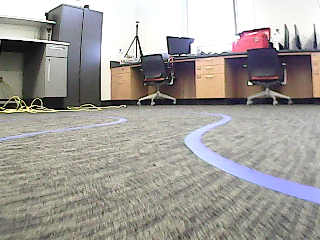
#> input picture src/TEST_IMG.png, 320 x 240 px; its folder holds only this picture in this run
$ python -i ImageProcessor.py   (imports and definitions only)
#> lines starting #> are read from the running program, lines starting #| are printed output that depends on the picture; after the words box and inside, x2 and y2 are one past the last pixel; in counts of white or black regions, pixels touching at a corner belong together
#> further down, picture is the input picture: shape (240, 320, 3); mean B, G, R 153.6, 158, 161.7
#============================================================
#
#                         HTTP 418
#               CSE 4316/4317 - Senior Design
#            The University of Texas at Arlington
#    Dylan Bryce, Biraj GC, Preston Mann, Isabel Metevier
#
#============================================================
#
# File: ImageProcessor.py
#
# Brief: This file contains all of the classes related to the
#        Image Processing Layer
#
# Revision History:
# Date       | Engineer     | Description
# -----------|--------------|--------------------------------
# 10-10-2022 | Bryce, D     | Initial Release
# 10-26-2022 | GC, B        | Changes to Thresholds, Comments
#
#============================================================

import os
import time
import cv2 as cv
import numpy as np
import math

## @brief This class does the image processing.
class ImageProcessor(object):

    ## @brief Default constructor
    ## @param bool showImages - flag for showing images (i.e. during testing or demo)
    ## @param bool debug - flag for logging debug info to the console
    def __init__(self, showImages=False, debug=False):
        self.showImages = showImages
        self.debug = debug

    ## @brief It takes a frame from the camera, converts it to HSV, masks the orange, finds the edges, and masks the edges
    ## @param frame: The image to be processed
    ## @return image lines: a grayscale, edge-detected image
    def extractLines(self, frame):
        if self.showImages == True:
            cv.imshow("Original", frame)

        into_hsv = cv.cvtColor(frame, cv.COLOR_BGR2HSV)
#> into_hsv: shape (240, 320, 3); mean H, S, V 46.8, 32.3, 166.4

        L_limit = np.array([88,25,208],np.uint8) # setting the orange lower limit
        U_limit = np.array([136,255,255],np.uint8) # setting the orange upper limit

        # Masking the orange color in the image.
        o_mask = cv.inRange(into_hsv,L_limit,U_limit)
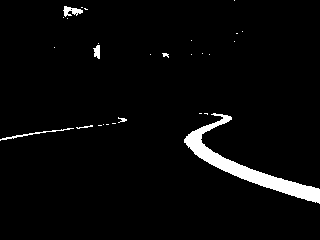
#> o_mask: shape (240, 320); 3.4% white; 28 white regions (21 under 20 px), largest, box (x1, y1, x2, y2) and area: (184, 113, 320, 204) 2210, (0, 128, 74, 141) 125, (63, 6, 83, 17) 120
        orange = cv.bitwise_and(frame,frame,mask=o_mask)
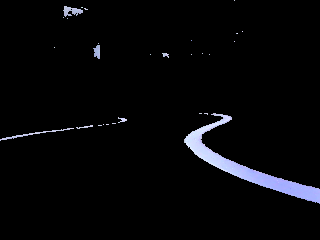
#> orange: shape (240, 320, 3); mean B, G, R 8.5, 6.7, 6.4

        lines = cv.Canny(o_mask, 200, 400)
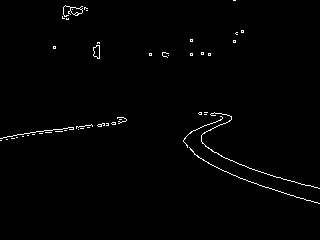
#> lines: shape (240, 320); 1.1% white in thin lines or dots, all inside (x1, y1, x2, y2) = (0, 0, 320, 204)

        masked = self.maskImage(lines)

        # Showing the image.
        if self.showImages == True:
            cv.imshow("Lines", masked)

        # Getting the line segments from the masked image and then averaging the slope and intercept
        # of the lines.
        lineSegs = self.getLineSegments(masked)
        # Taking the line segments and averaging the slope and intercept of the lines.
        lanes = self.avgSlopeIntercept(frame, lineSegs)

        return lanes

    ## @brief It takes an image and returns a masked image
    ## @param frame: the image to be masked
    ## @return: The masked image
    def maskImage(self, frame):
        height, width = frame.shape
#> height = 240; width = 320
        mask = np.zeros_like(frame)

        rect = np.array([[(0, height * 1 / 2), (width, height * 1 / 2), (width, height), (0, height), ]], np.int32)

        cv.fillPoly(mask, rect, 255)
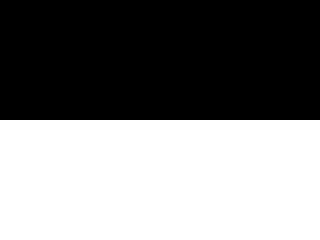
#> mask: shape (240, 320); 50% white; 1 white region, box (x1, y1, x2, y2) and area: (0, 120, 320, 240) 38400

        masked = cv.bitwise_and(frame, mask)
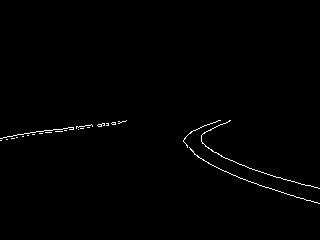
#> masked: shape (240, 320); 0.71% white in thin lines or dots, all inside (x1, y1, x2, y2) = (0, 120, 320, 204)

        return masked

    ## @brief It takes an image and returns a list of line segments
    ## @param edges: The output of the Canny edge detector
    ## @return: a list of line segments.
    def getLineSegments(self, edges):
        rho = 1
        angle = np.pi / 180
        minThreshold = 10

        # Using the Hough transform to detect lines in the image.
        segments = cv.HoughLinesP(edges, rho, angle, minThreshold, np.array([]), minLineLength=10, maxLineGap=4)
#> segments = 21 rows, first 6: [98, 124, 125, 121], [0, 138, 77, 126], [299, 197, 319, 203], [238, 177, 290, 195], [252, 169, 318, 188], [197, 156, 224, 171]
#> in extractLines, `lineSegs = self.getLineSegments(masked)`: lineSegs has the same summary as segments in getLineSegments

        # This is a debug statement that prints out the line segments that are detected.
        if self.debug == True and segments is not None:
            for segment in segments:
                print('detected line segment:')
                print("%s of length %s" % (segment, self.lengthOfSegments(segment[0])))

        return segments

    ## @brief It takes in a line (which is a list of 4 numbers) and returns the length of the line segment
    ## @param line: a list of 4 numbers [x1, y1, x2, y2] that represent the endpoints of a line segment
    ## @return: The length of the line segment.
    def lengthOfSegments(self, line):
        x1, y1, x2, y2 = line
        return math.sqrt((x2-x1) ** 2 + (y2 - y1) ** 2)

    ## @brief It creates a black image with the same dimensions as the frame, and then draw the lines on it. Then adds this line image to the original frame.
    ## @param frame: The frame to draw the lines on
    ## @param lines: The output of a Hough transform
    ## @param lineColor: Color of the line to be drawn. Default is green
    ## @param lineWidth: The width of the line in pixels, defaults to 10 (optional)
    ## @return: The lineImage is being returned.
    # [11 lines left out: function displayLaneLines, not called in this run]

    ## @brief The function is checking the slope of the line segments.
        #If the slope is less than 0, then it will append the slope and intercept to the leftFit.
        #If the slope is greater than 0, then it will append the slope and intercept to the rightFit
    ## @param frame: This is the frame that we are currently working on
    ## @param lineSegs: This is the output of the Hough Transform
    ## @return: The lanes are being returned.
    def avgSlopeIntercept(self, frame, lineSegs):
        lanes = []

        if lineSegs is None:
            return lanes

        height, width, _ = frame.shape
#> height = 240; width = 320
        leftFit = []
        rightFit = []

        boundary = 1/3
        leftBoundary = width * (1 - boundary)   # left lane should be on left 2/3 of the screen
#> leftBoundary = 213.3
        rightBoundary = width * boundary        # right lane should be on right 2/3 of the screen
#> rightBoundary = 106.7

        # This is checking the slope of the line segments. If the slope is less than 0, then it will
        # append the slope and intercept to the leftFit. If the slope is greater than 0, then it will
        # append the slope and intercept to the rightFit.
        for segment in lineSegs:
            for x1, y1, x2, y2 in segment:
                # skip vertical line segment
                if x1 == x2:
                    continue

                fit = np.polyfit((x1, x2), (y1, y2), 1)
                slope = fit[0]
                intercept = fit[1]

                if slope < 0:
                    if x1 < leftBoundary and x2 < leftBoundary:
                        leftFit.append((slope, intercept))
                else:
                    if x2 > rightBoundary and x2 > rightBoundary:
                        rightFit.append((slope, intercept))
#> this loop made 21 passes
#> segment on passes 1 to 12: [[98, 124, 125, 121]], [[0, 138, 77, 126]], [[299, 197, 319, 203]], [[238, 177, 290, 195]], [[252, 169, 318, 188]], [[197, 156, 224, 171]], [[73, 128, 91, 124]], [[206, 125, 219, 120]], [[16, 137, 56, 131]], [[188, 134, 204, 125]], [[227, 158, 239, 164]], [[7, 136, 46, 130]]
#> after the loop, leftFit = [(-0.111, 134.9), (-0.156, 138), (-0.222, 144.2), (-0.15, 139.4), (-0.562, 239.7), (-0.154, 137.1), (-0.143, 140), (-0.143, 140), (-0.143, 139.4)]; rightFit = [(0.3, 107.3), (0.346, 94.62), (0.288, 96.45), (0.556, 46.56), (0.5, 44.5), (0.571, 28.86), (0.344, 94.87), (1, -42), (0.5, 58.5), (0.417, 63.33)]

        leftFitAvg = np.average(leftFit, axis=0)
#> leftFitAvg = [-0.198, 150.3]

        # This is checking if the leftFit and rightFit are greater than 5. If they are, then it will
        # append the makePoints function to the lanes.
        if len(leftFit) > 5:
            lanes.append(self.makePoints(frame, leftFitAvg))

        rightFitAvg = np.average(rightFit, axis=0)
        if len(rightFit) > 5:
            lanes.append(self.makePoints(frame, rightFitAvg))

        return lanes

    ## @brief It takes a line (slope and intercept) and returns the endpoints of the line, given the image shape
    ## @param frame: the image
    ## @param line: The line that we're trying to draw
    ## @return: the coordinates of the line.
    def makePoints(self, frame, line):
        # Getting the height, width, and the third value of the frame.shape. It is also getting the slope
        # and intercept of the line.
        height, width, _ = frame.shape
#> height = 240; width = 320
        slope, intercept = line
#> slope = -0.198; intercept = 150.3

        y1 = height
#> y1 = 240
        y2 = int(y1 * 1 / 2)
#> y2 = 120

        # This is calculating the endpoints of the line.
        x1 = max(-width, min(2 * width, int((y1 - intercept) / slope)))
#> x1 = -320
        x2 = max(-width, min(2 * width, int((y2 - intercept) / slope)))
#> x2 = 152

        return [[x1, y1, x2, y2]]

    ## @brief The function takes in the frame and the detected lanes. If no lanes are detected, it returns
        # -90. If one lane is detected, it returns the angle between the navigation direction and the end
        # of the center line. If two lanes are detected, it returns the angle between the navigation
        # direction and the end of the center line, which is the average of the two lane lines
    ## @param frame: the image
    ## @param line: The line that we're trying to draw
    ## @return: the coordinates of the line.
    # [88 lines left out: functions calcSteeringAng, stabilizeSteeringAng, displayHeading, frameToHSV, not called in this run]

# [2 lines not run here, left out]
    # #frame = cv.imread("../test/Image_Proc_Demo/IMG__1692_0_1.png")

    # ip = ImageProcessor(True, True)

    # path = "/home/senior-design/Documents/data/9-21 Dylan-2/"

    # currentSteeringAngle = 90

    # for file in os.listdir(path):
    #     if cv.waitKey(1) == ord("q"):
    #         break

    #     # get original frame
    #     frame = cv.imread(path + file)

    #     # get lines (canny)
    #     lines = ip.extractLines(frame)

    #     # get line segments
    #     # lineSegs = ip.getLineSegments(lines)
    #     # if lineSegs is not None:
    #     #     lineImage = ip.displayLaneLines(frame, lineSegs)
    #     #     cv.imshow("Line Segments", lineImage)

    #     # # combine line segments into one or two lane lines
    #     # lanes = ip.avgSlopeIntercept(frame, lineSegs)
    #     # # no lanes detected
    #     # if len(lanes) == 0:
    #     #     continue
    #     # laneImage = ip.displayLaneLines(frame, lanes)
    #     # cv.imshow("Lane Lines", laneImage)

    #     # # calculate and display steering angle
    #     # newSteeringAngle = calcSteeringAng(frame, lanes)
    #     # currentSteeringAngle = stabilizeSteeringAng(currentSteeringAngle, newSteeringAngle, len(lanes))
    #     # headingImg = displayHeading(frame, currentSteeringAngle)
    #     # cv.imshow("Heading", headingImg)

        # time.sleep(0.25)

>>> import cv2
>>> picture = cv2.imread('TEST_IMG.png')
>>> result = ImageProcessor().extractLines(picture)
#> in avgSlopeIntercept, `rightFitAvg = np.average(rightFit, axis=0)`: rightFitAvg = [0.482, 59.3]
#> in extractLines, `lanes = self.avgSlopeIntercept(frame, lineSegs)`: lanes = [[[-320, 240, 152, 120]], [[374, 240, 125, 120]]]
#> result = [[[-320, 240, 152, 120]], [[374, 240, 125, 120]]]
